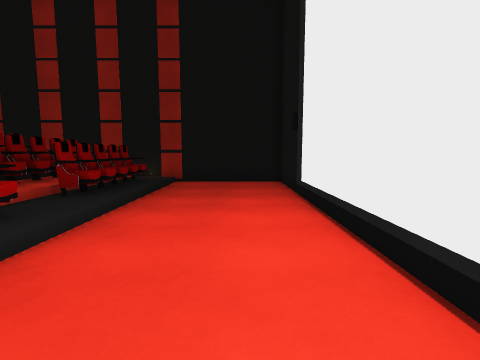
[1] (above)

20 first-person views from a walk through a Unity game level. The camera is 1.4 m above the floor, tilts 6° down and sees 85° across. The floor is counted in squares, 1 m on a side. Each view is taken from the middle of a square. On the plan, view 1 faces up. The plan holds only what a view shows up to about 13 squares ahead; the rest is blank. The place goes on beyond the plan. Some animated figures are left out. Some surface patterns are stand-ins.

[2]
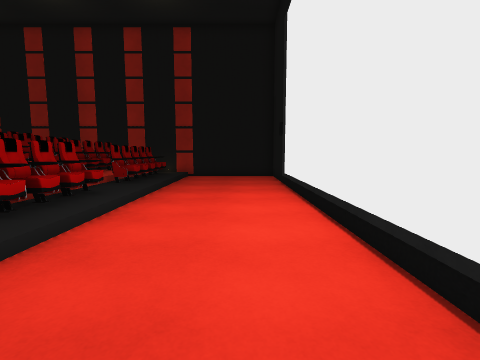

[3]
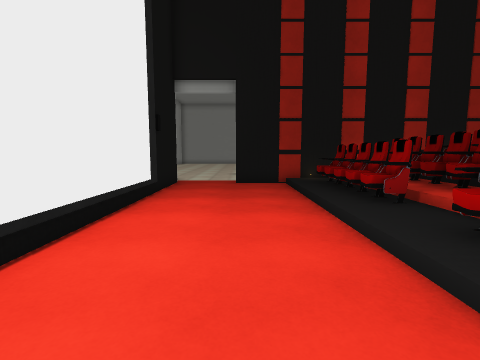

[4]
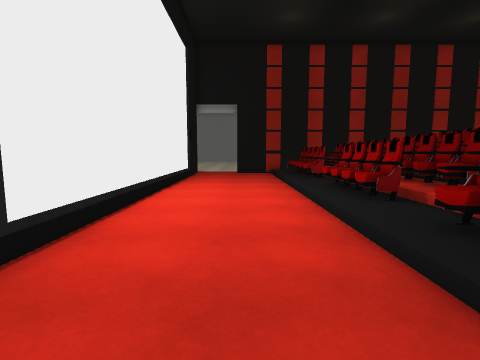

[5]
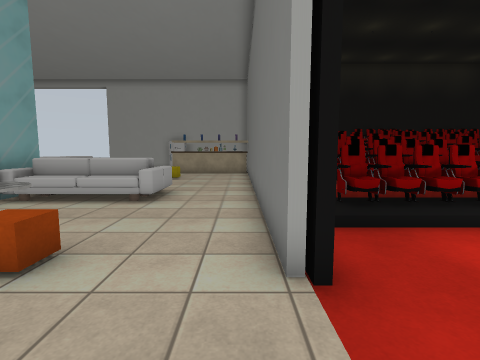

[6]
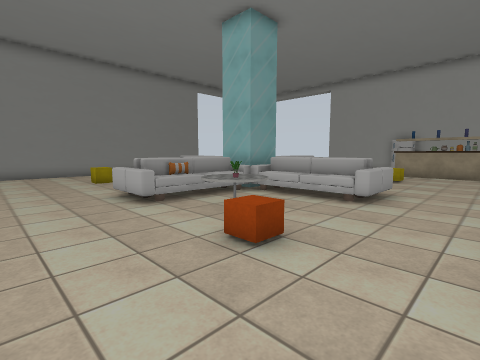

[7]
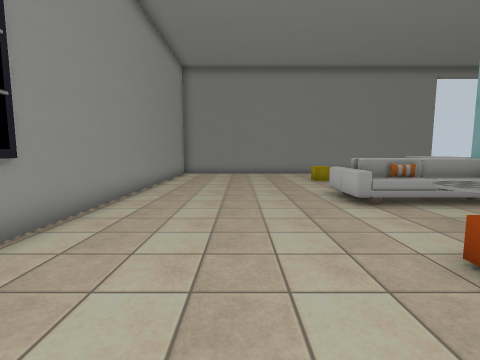

[8]
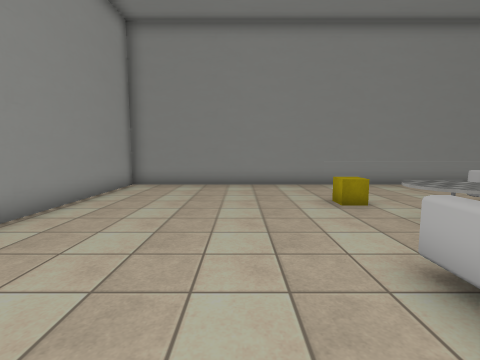

[9]
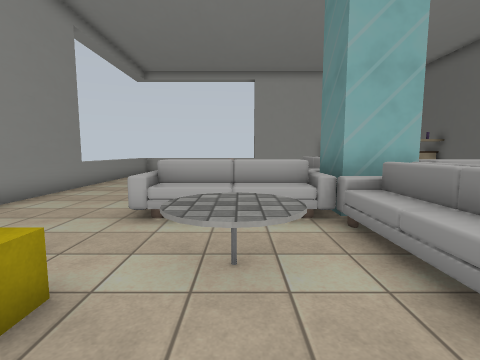

[10]
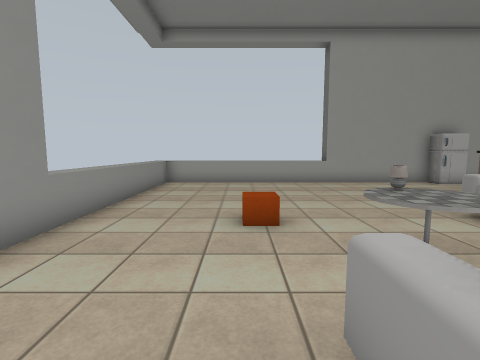

[11]
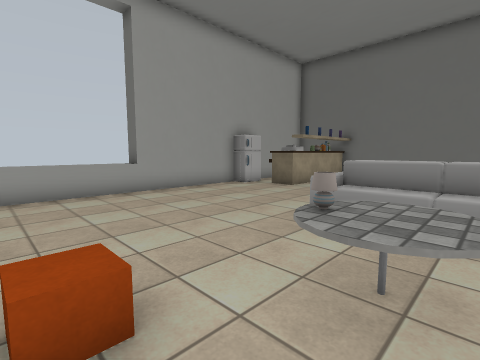

[12]
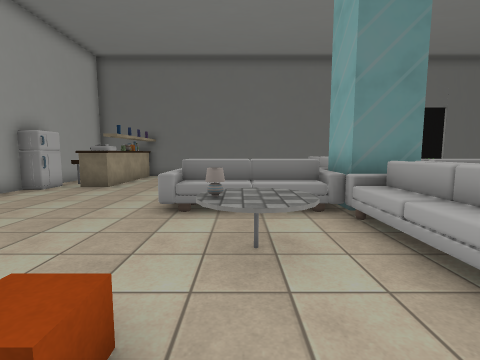

[13]
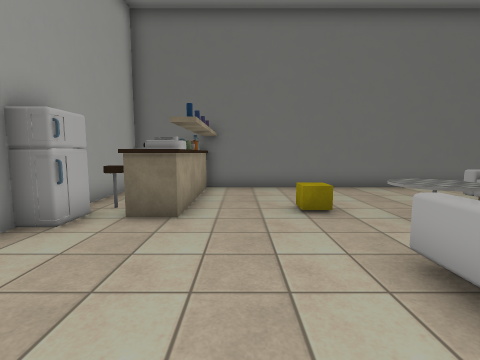

[14]
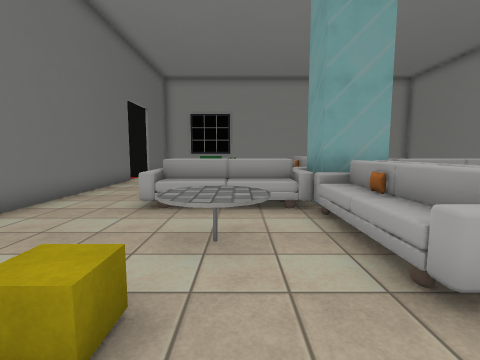

[15]
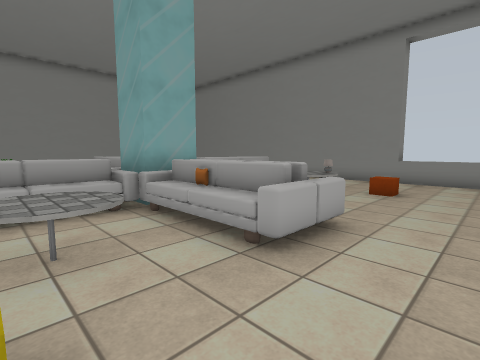

[16]
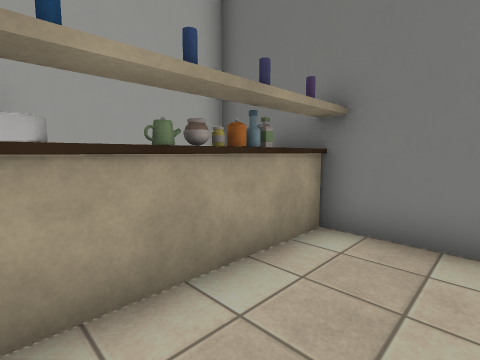

[17]
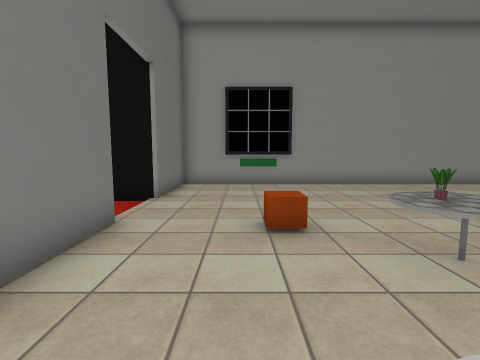

[18]
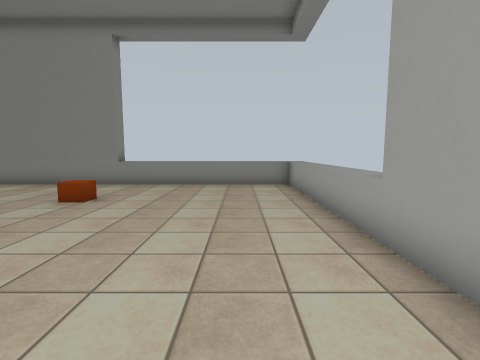

[19]
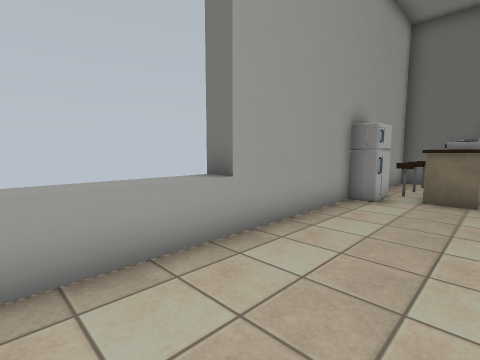

[20]
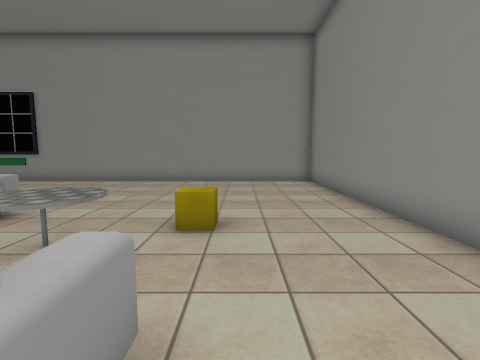

### Floor plan
Key: @ floor where view 1 was taken; # wall or solid block; . main floor; : floor 0.5 m higher than the main floor; / step, stairs or slope; ^ raised ledge; v drop or lower ground; O other object.
Columns run from 19 left of view 1 to 6 right of it. Each row starts with its distance up from view 1.
 13         ##############
 12               ///....#
 11           O OOOO/....#
 10          OO OOOO/....#
  9           O OOOO/....#
  8           O OOOO/....#
  7           O OOOO/....#
  6               ///....#
  5             O:OO/....#
  4             OOOO/....#
  3         OO  OOOO/....#
  2         OOO OOOO/....#
  1         O O O OO/....#
  0               ///..@.#
 -1         OOO OOOO/....#
 -2         OOO OOOO/....#
 -3         O O OOOO/....#
 -4         O O OOOO/....#
 -5           O OOOO/....#
 -6               ///....#
 -7  ##################..#####
 -8  #v #....................#
 -9  #OOO....................#
-10  #OOO....................#
-11  #O^O..O....OO....O......#
-12  #OOO..OOOO.OO..OO.......#
-13  OO.....OOO.OO..OO.......#
-14  #..........OO..O........#
-15  #.....OOOOO##OOOOO......#
-16  #.....OOOOO##OOOOO......#
-17  #.....OOOOOOOOOOOO......#
-18 ^^.......O..OO..O........#
-19 ^^......OOO.OO.OOO.......#
-20 ^^.......OO.OO..O........#
-21 ^^......O...OO...O.......#
-22 ^^......O................#
-23  ^.......................#
-24  ^.......................#
-25  ^.......................#
-26  ^^^^^^^^#################

Where each view was taken, in squares from view 1:
view 1: 0 up, 0 right, facing up
view 2: 3 down, 0 right, facing up
view 3: 5 up, 1 left, facing down
view 4: 11 up, 1 left, facing down
view 5: 8 down, 2 right, facing left
view 6: 8 down, 2 right, facing down-left
view 7: 8 down, 2 right, facing down
view 8: 14 down, 1 right, facing down
view 9: 19 down, 0 right, facing left
view 10: 22 down, 6 left, facing left
view 11: 22 down, 9 left, facing up-left
view 12: 23 down, 10 left, facing up
view 13: 18 down, 14 left, facing up
view 14: 13 down, 14 left, facing right
view 15: 12 down, 14 left, facing down-right
view 16: 12 down, 13 left, facing up-left
view 17: 10 down, 6 left, facing right
view 18: 14 down, 16 left, facing down
view 19: 21 down, 15 left, facing up-left
view 20: 22 down, 7 left, facing right
